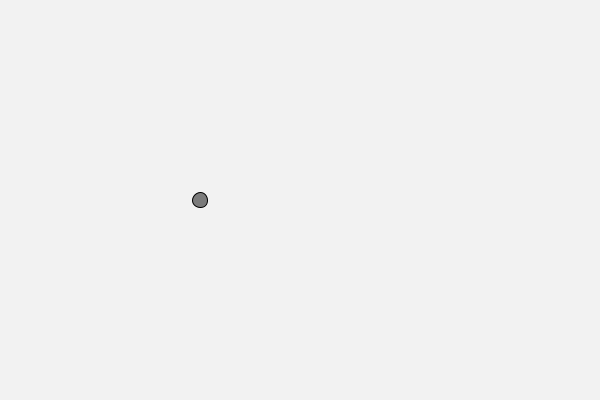
Frame 1 (no input)
Frame 60 (the mouse pressed at the canvas centre just before this capture): identical to frame 1, image omitted
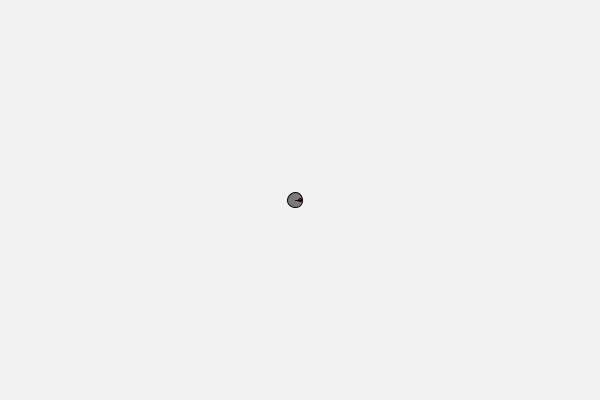
Frame 120 (the mouse held since frame 60 and released just before this capture)

The Processing sketch that drew these frames (run headless with seeded random() and noise(); from frame 60 on, the mouse is pressed at the canvas centre):

// Processing sketch: vectorBall
// ── vectorBall.pde
Mover mover;
void setup(){
  size(600,400);
  mover = new Mover();
}
void draw(){
  
  
  mover.update();
  mover.display();
  mover.checkEdges();
 
}
// ── Mover.pde
class Mover{
  PVector position,velocity,mouse,dir,acceleration;
  Mover(){
    position = new PVector(200,200);
    velocity = new PVector(0,0);
    acceleration = new PVector(0,0);
  }
  void update(){
    background(242);
    if(mousePressed){
      mouse = new PVector(mouseX,mouseY);
      dir = PVector.sub(mouse,position);
      dir.normalize();
      dir.mult(0.5);
      acceleration=dir; 
      velocity.add(acceleration);
    }
    
    velocity.limit(10);
    position.add(velocity); 
  }
  void display(){
  stroke(0);
  fill(123);
  ellipse(position.x,position.y,15,15);
  if(mousePressed){
    fill(255,0,0);
    ellipse(mouseX,mouseY,3,3);
    line(mover.position.x,mover.position.y,mouseX,mouseY);
  }
  
  }
  void checkEdges(){
  if (position.x > width || position.x<0){
    velocity.x*=-1;
  }
  if (position.y > height || position.y<0){
    velocity.y*=-1;
  }
  
  }

}
